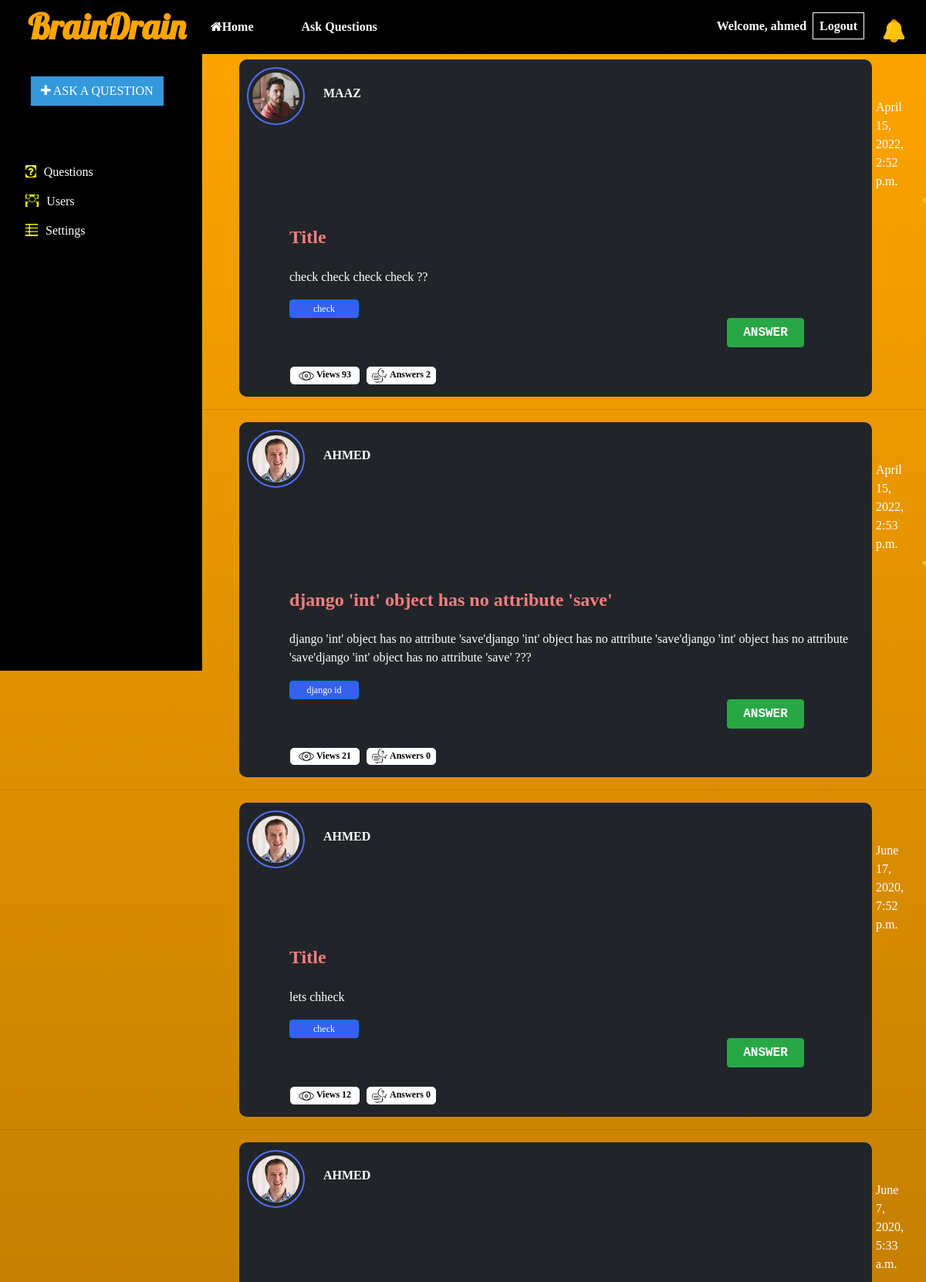
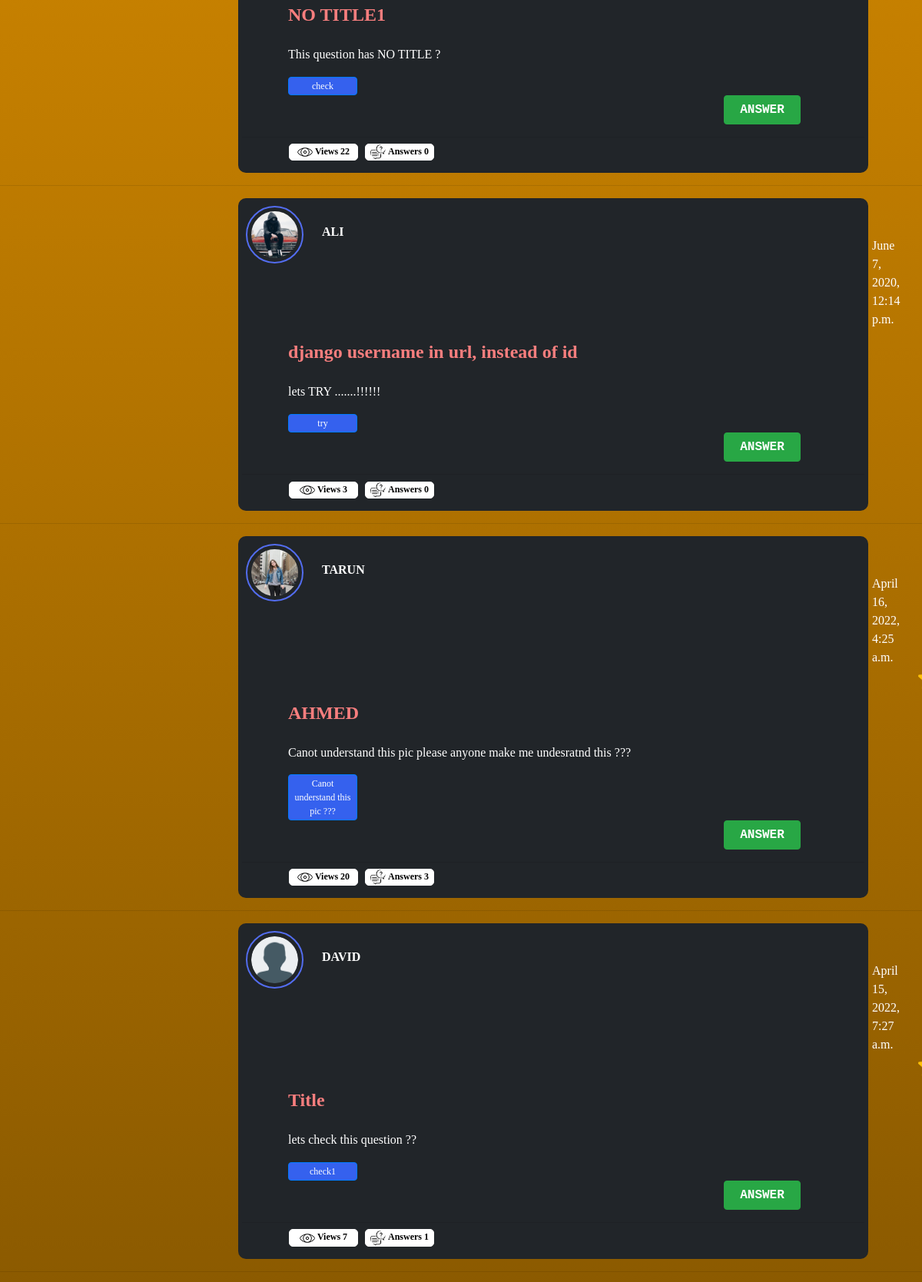
Page /myQuestion (signed in, upper part) on the committed database (2 pictures, top to bottom).
### home/models.py (models this page shows)
class Question(models.Model):
    user = models.ForeignKey(User,on_delete=models.CASCADE)
    q_image = models.ImageField(upload_to='static',null=True)
    q_title = models.CharField(max_length=100)
    tag = models.CharField(max_length=20)
    content = models.TextField()
    answers = models.IntegerField(default=0)
    views = models.IntegerField(default=0)
    fav = models.CharField(max_length=50)
    report = models.CharField(choices=ReportChoices,max_length=50)
    dateTime = models.DateTimeField(auto_now=True)

class UserProfile(models.Model):
    user = models.ForeignKey(User,on_delete=models.CASCADE)
    prof_pic = models.ImageField(upload_to='static')
    level = models.CharField(choices=showChoices,max_length=50)
    followers = models.ManyToManyField('self',related_name='follow',null=True)
    following = models.ManyToManyField('self',related_name='followings',null=True)
    Questions = models.ManyToManyField(Question,null=True)
    FavQuestions = models.ManyToManyField(Question,related_name='FavQuestion',null=True)
    FavAnswers = models.ManyToManyField("Answer",related_name='FavAnswer',null=True)

### home/views.py (the view)
# urls.py: path('myQuestion', views.myQuestion, name="myQuestion"),
def myQuestion(request):
    users1 = UserProfile.objects.filter().all()
    c_user = UserProfile.objects.filter(user=request.user).first()
    count_fav = c_user.FavQuestions.all().count
    total_Notis = Notification.objects.filter(user=c_user,viewed=False).all().count
    for us in users1:
        for qns in us.Questions.all():
            if UserProfile.objects.filter(user=request.user,FavQuestions=qns).exists():
                qns.fav = "True"
            else:
                qns.fav = "False"
    context = {'all_qs':users1,'curr_user':c_user,'count_fav':count_fav,"count_notis":total_Notis}
    return render(request,'Question.html',context)

### home/templates/Question.html (shortened to what this page needs)
{% extends "base.html" %}
{% load mathfilters %}
{% load static %}
{% block content %}
<div class='body1'>
    {% if all_qs %}
    {% for aqs in all_qs.all %}
        {% for aq in aqs.Questions.all %}
    <div class="row" >
        <div class="col-sm-8 setts1" style="margin-left:325px;background-color:#212529;border-radius:10px;">
            <div>
               <div>
               <a href="{% url 'DetailProfile' aqs.id %}"><img  src="{{aqs.prof_pic}}" class="avatar avatar1"/></a>
               <a href="{% url 'DetailProfile' aqs.id %}" style="text-decoration:none;"><b style="margin-left:20px;color:white;"> {{aq.user.username|upper}} </b></a><p style="color:white; margin-left:820px; margin-top:-35px">{{aq.dateTime}}
                {% if aq in curr_user.FavQuestions.all %}
                <img src="{% static 'star.png' %}"  style="height:30px;width:30px;margin-left:60px;"/>
                {% endif %}
            </p>
                </div>
                <h4>
                 <a href="{% url 'DetailQuestion' aq.id %}" style="color:#F77E7E;text-decoration:none"><b class="question-title" style="margin-left:60px">{{aq.q_title}}</b></a>
                </h4>
            </div>
            <div class="q-lbtm-content">
                <div class="textStyle" style="margin-top:25px;margin-left:60px;color:white;">
                    <p>{{aq.content}}</p>
            </div>
                <div class="question-cat">
                    <ul class="ul1">
                            <li style="margin-left:15px;">
                                <button class="btn btn-primary btn3"> {{aq.tag}} </button>
                               <a href="{% url 'AnsQuestion' aq.id %}" class="ansTag"><button class="btn btn-success" style="width:100px;"><b> ANSWER </b></button></a>
                            </li>
                    </ul>
                </div>
                <hr/>
                <div class="question-cat" style="margin-left:16px;">
                    <ul class="ul1">
                            <li style="margin-top:-10px">
                                <button class="btn ansViewTag" style="border-radius:5px;color:black;padding:0px;">
                                <img  src="{% static 'eye.png' %}" class="ans-img" />
                                <b> Views {{aq.views}} </b></button>
                                <button class="btn ansViewTag" style="border-radius:5px;color:black;padding:0px;">
                                    <img src="{% static 'ans1.png' %}" class="ans-img" />
                                   <b>Answers {{aq.answers}}</b></button>
                                </li>
                    </ul>
                </div>
            </div>
        </div>
    </div>
    <hr/>
        {% endfor %}
    {% endfor %}
</div>
    {% else %}
    <h1 style="margin-left: 350px;">No Questions yet</h1>
    {% endif %}
{% endblock %}

### home/templates/base.html (shortened to what this page needs)
{% load static %}
<!DOCTYPE html>
<html lang="en">
  <head>
    <link rel="stylesheet" href="https://maxcdn.bootstrapcdn.com/bootstrap/4.3.1/css/bootstrap.min.css">
    <link rel="stylesheet" href="https://maxcdn.bootstrapcdn.com/font-awesome/4.4.0/css/font-awesome.min.css">
    <link rel="stylesheet"  type="text/css"  href="{% static 'App.css' %}">
    <link rel="stylesheet"  type="text/css"  href="{% static 'sidenav.css' %}">
    <link rel="stylesheet"  type="text/css"  href="{% static 'question.css' %}">
  </head>
  <body>
    <div id="NAVBAR" style="position:fixed;width:100%; z-index:1; ">
        <nav class="navbar navbar-icon-top navbar-expand-lg mystyle1" style="background-color:black;">
          <a class="navbar-brand Icon" href="myQuestion" style="color:orange; font-size:45px; font-family: 'Lobster', cursive;"><b class="">BrainDrain</b></a>
          <div class="navbar-collapse" id="navbarSupportedContent">
            <ul class="navbar-nav mr-auto">
              <li class="nav-item bc" style="font-family:Verdana;">
                <a class="nav-link" href="UserProfile">
                <b class="nav1 sides">
                  <i class="fa fa-home"></i>Home</b>
                  </a>
              </li>
              <li class="nav-item bc" style="font-family:Verdana;">
                <a class="nav-link active" href="AskQuestion">
                  <b class="nav1 side1">Ask Questions</b>
                </a>
              </li>
            </ul>
            <ul class="navbar-nav">
            {% if user.is_authenticated %}
            <li class="nav-item bc" style="margin-top:15px;" style="font-family:Verdana;">
                 <b style="font-family:Verdana;">Welcome, {{user.username}}</b>
              </li>
              <li class="nav-item bc" style="margin-top:7px;" style="font-family:Verdana;">
                <a class="nav-link active" href="logout">
                 <b class="nav1" style="border:1px solid white;font-family:Verdana;">Logout</b>
                </a>
              </li>
              {% endif %}
              <li class="nav-item bc">
                <a class="nav-link active" href="UserNotifications">
                  {% if count_notis > 0 %}
                  <img src="{% static 'bell.png' %}" style="height:30px;width:35px;margin-top:10px;margin-right:15px;" class="lev-avatar" />
                  {% if count_notis > 10 %}
                  <span class="badge badge-danger" style="margin-left:-37px;border-radius:30px;">{{count_notis}}</span>
                  {% elif count_notis < 10 %}
                  <span class="badge badge-danger" style="margin-left:-30px;border-radius:30px;">{{count_notis}}</span>
                  {% endif %}
                  {% else %}
                    <img src="{% static 'Nobell.png' %}" style="height:30px;width:35px;margin-top:10px;" class="lev-avatar" />
                    {% endif %}
                </a>
              </li>
            </ul>
          </div>
        </nav>
  </div>
<br>
<div class="bkc" style="margin-top:45px;">
                <ul class="ul1">
                    <li class="widget widget-btn mg1" style="font-family:Verdana;">
                      <a href="AskQuestion"><button type="button" data-toggle="modal" class="btn btn2">
                            <i class="fa fa-plus"></i> ASK A QUESTION</button>
                      </a> </li>
                </ul>
                <hr class="line"/>
                <ul class="ul1 s1">
                    <li class="mg">
                        <ul class="ul1"><li><a href="index">
                        <a href="myQuestion">  <button type="button" class="btn btn1" style="color:white; font-family:Verdana;">
                            <i class="sn fa fa-question-circle"></i>Questions</button></a>
                          </a>
                        </li>
                        <li class=""><a href="allUser">
                        <button type="button" class="btn btn1" style="color:white; font-family:Verdana;">
                            <i class="sn fa fa-users"></i >Users</button></a></li>
                        <li class=""><a href="UserSettings">
                        <button type="button" class="btn btn1" style="color:white; font-family:Verdana;" >
                            <i class="sn fa fa-th-list"></i >Settings</button></a></li>
                          </ul>
                    </li>
                    </ul>
            </div>
            {% block content %}
            {% endblock %}
  </body>
  </html>

### static/App.css (style rules this page uses)
body { min-height: 100vh; background-image: linear-gradient(orange,black); }
.Icon { font-size: 27px; margin-left: 20px; font-family:'Courier New', Courier, monospace; }
.avatar { vertical-align: middle; width: 120px; height: 120px; border-radius: 50%; margin-top: 5px; margin-left: 5px; }
.lev-avatar { vertical-align: middle; width: 50px; height: 50px; border-radius: 20%; margin-top: 5px; margin-left: 5px; }
.avatar1 { border:4px solid #dadfea; padding:5px; transition: 0.7s; }
.side1 { margin-left: 30px; padding-right: 30px; }
.sides { padding-right: 40px; padding-left:-30px; }
.nav1 { color: white; transition: all 1s; width: 50px; padding: 8px; }
.bc { color: white; transition: all 1s; }
.mystyle1 { text-align: center; font-family:'Courier New', Courier, monospace; color: black; height: 70px; }

### static/sidenav.css (style rules this page uses)
body { overflow-x: hidden !important; }
.sn { background-color: yellow; color:black; margin-right: 10px; margin-left: -10px; }
.bkc { background-color:black !important; color: white; height:100vh; position: fixed; z-index: 100%; align-items:left; padding-right: 50px; padding-left: -30px; background-color: #fbfcff; }
.ul1 { list-style-type:none; }
.btn2 { color: white; background-color:#3498db; border-radius: 0px; transition: all 1s; }
.btn1 { width: 100%; text-align:left; border-radius: 0px; }
.mg1 { margin-top:30px; font-family: 'Courier New'; }
.mg { margin-top:50px; font-family: 'Courier New'; }
.line { position: relative; color: grey; width: 123%; }
.s1 { margin-left: -50px; }

### static/question.css (style rules this page uses)
.setts1 { margin-left: 300px; font-family: bold; padding: 5px; padding-bottom:0px; zoom: 100%; transform: scale(1.001), translateZ(0); }
.avatar { vertical-align: middle; width: 75px; height: 75px; border-radius: 50%; margin-top: 5px; margin-left: 5px; }
.avatar1 { border:2px solid #dadfea; padding:5px; border:2px solid #536DF0; transition: 0.7s; }
.ans-img { vertical-align: middle; width: 20px; height: 20px; border-radius:50%; color: grey; }
.ul1 { list-style-type:none; }
.question-title { font-family: bold; transition:0.5s; }
.question-cat { font-family: bold; }
.btn3 { background-color: #3561EE; width: 90px; margin-left: 5px; padding: 2px; transition: all 0.8s; font-size: 12px; }
.ansViewTag { background-color: white; color: grey; width: 90px; margin-left: 5px; padding: 2px; transition: all 0.8s; font-size: 12px; border-radius: 0px; border-color: white; }
.ansTag { font-family: 'Courier New', Courier; letter-spacing: 2px; width: 100px; height: 40px; padding: 2px; font-size: 15px; border-radius: 0px; margin-left: 570px; margin-top: 10px; }
.textStyle { color: grey; font-family: bold; }

### rows in the picture
Question: prof_pic (picture), user.username "MAAZ", dateTime "April 15, 2022, 2:52 p.m.", q_title "Title", content "check check check check ??", tag "check", views "93", answers "2"
Question: prof_pic (picture), user.username "AHMED", dateTime "April 15, 2022, 2:53 p.m.", q_title "django 'int' object has no attribute 'save'", content "django 'int' object has no attribute 'save'django 'int' object has no attribute 'save'django 'int' object has no attribute 'save'django 'int' object has no attribute 'save' ???", tag "django id", views "21", answers "0"
Question: prof_pic (picture), user.username "AHMED", dateTime "June 17, 2020, 7:52 p.m.", q_title "Title", content "lets chheck", tag "check", views "12", answers "0"
Question: prof_pic (picture), user.username "AHMED", dateTime "June 7, 2020, 5:33 a.m.", q_title "NO TITLE1", content "This question has NO TITLE ?", tag "check", views "22", answers "0"
Question: prof_pic (picture), user.username "ALI", dateTime "June 7, 2020, 12:14 p.m.", q_title "django username in url, instead of id", content "lets TRY .......!!!!!!", tag "try", views "3", answers "0"
Question: prof_pic (picture), user.username "TARUN", dateTime "April 16, 2022, 4:25 a.m.", q_title "AHMED", content "Canot understand this pic please anyone make me undesratnd this ???", tag "Canot understand this pic ???", views "20", answers "3"
Question: prof_pic (picture), user.username "DAVID", dateTime "April 15, 2022, 7:27 a.m.", q_title "Title", content "lets check this question ??", tag "check1", views "7", answers "1"

### other values in the picture
{{ user.username }} "ahmed"
